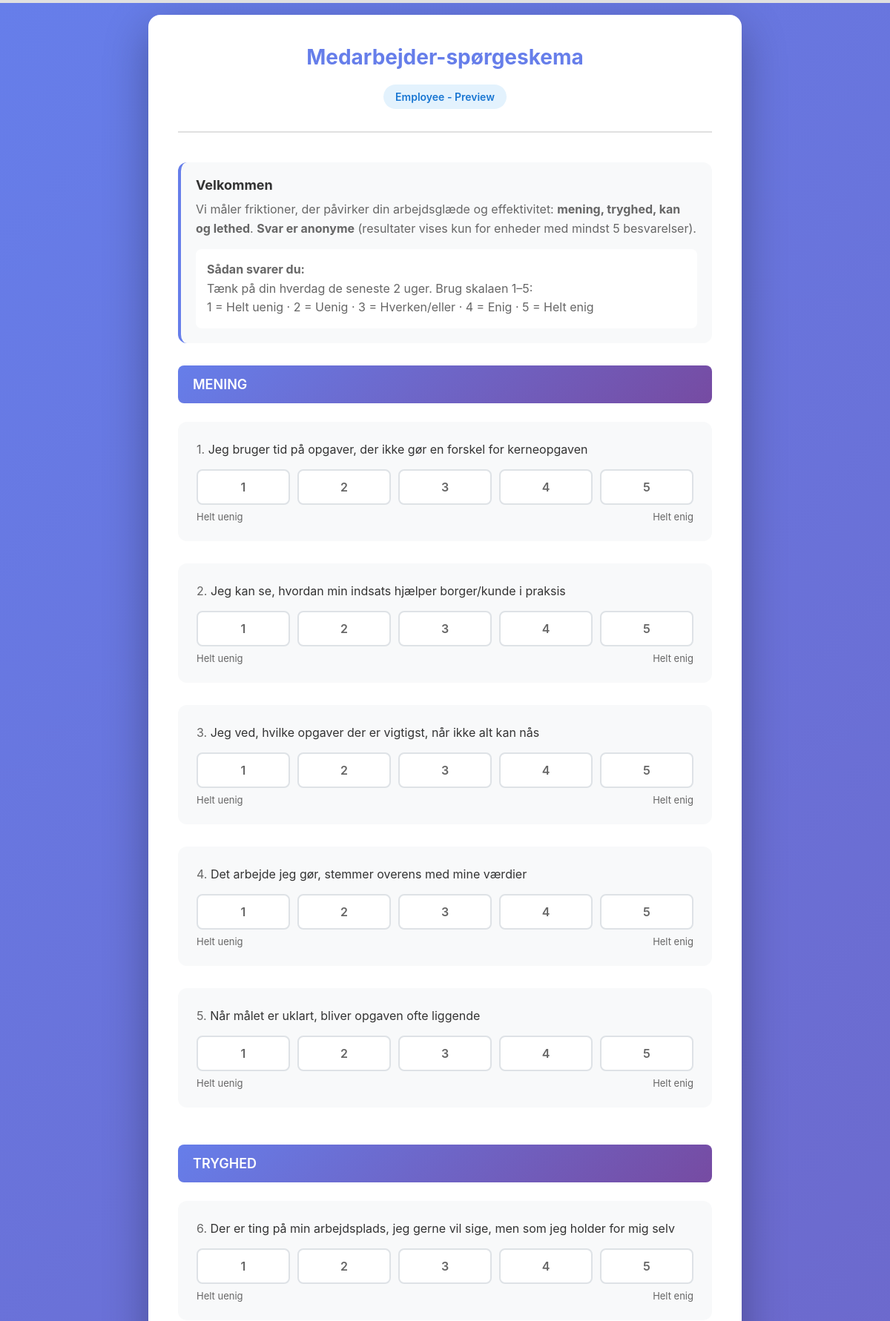
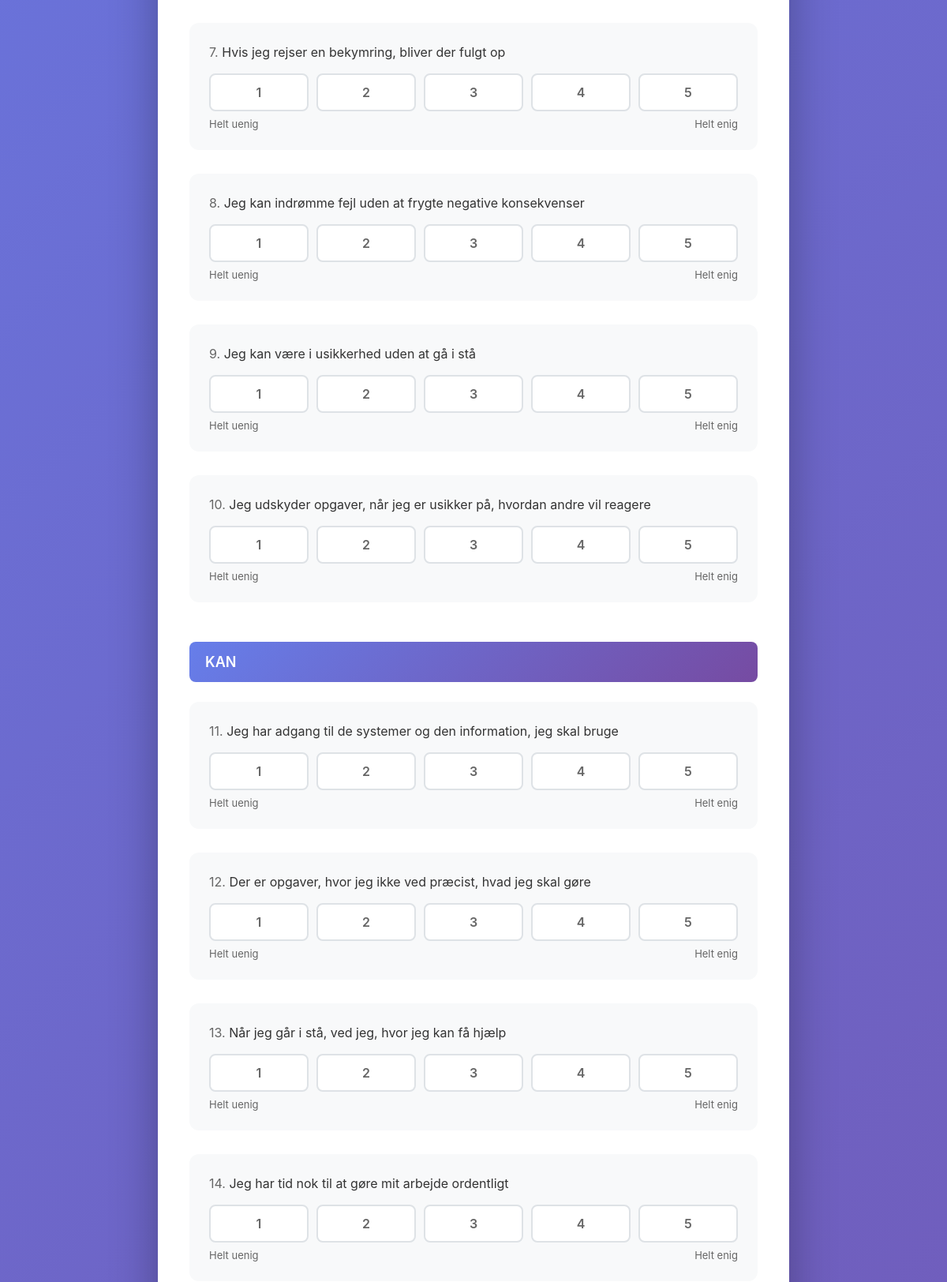
The app's page /survey/preview (upper part) with its own data (2 pictures, top to bottom).
### tables this page shows
CREATE TABLE questions (
                id INTEGER PRIMARY KEY AUTOINCREMENT,
                field TEXT NOT NULL,
                text_da TEXT NOT NULL,
                reverse_scored INTEGER NOT NULL DEFAULT 0,
                sequence INTEGER NOT NULL,
                is_default INTEGER NOT NULL DEFAULT 1,
                org_unit_id TEXT, text_en TEXT,
                FOREIGN KEY (org_unit_id) REFERENCES organizational_units(id) ON DELETE CASCADE
            );

### admin_app.py (the view)
@app.route('/survey/preview')
def survey_preview():
    respondent_type = request.args.get('type', 'employee')
    questions = get_questions()
    instructions = {
        'employee': {
            'title': 'Medarbejder-spørgeskema',
            'instruction': 'Svar ud fra din egen oplevelse af arbejdet',
            'description': 'Besvar spørgsmålene ærligt baseret på hvordan DU oplever din arbejdssituation.'
        },
        'leader_assess': {
            'title': 'Leder: Vurdering af teamet',
            'instruction': 'Svar IKKE om dig selv, men om hvad du tror dine medarbejdere oplever',
            'description': 'Forestil dig gennemsnitsmedarbejderen i dit team. Hvad ville de svare på disse spørgsmål?'
        },
        'leader_self': {
            'title': 'Leder: Egne friktioner',
            'instruction': 'Svar om dine EGNE friktioner som leder',
            'description': 'Har DU de værktøjer, den tryghed og mening du skal bruge for at lede godt?'
        }
    }
    instr = instructions.get(respondent_type, instructions['employee'])
    return render_template('survey.html',
        token='preview',
        questions=questions,
        respondent_type=respondent_type,
        respondent_name='Preview',
        title=instr['title'],
        instruction=instr['instruction'],
        description=instr['description'],
        is_preview=True
    )

### admin_app.py (called while the page is built)
@app.before_request
def detect_domain():
    host = request.host.split(':')[0].lower()  # Remove port if present
    domain_config = get_domain_config(host)
    if domain_config:
        g.domain_config = domain_config
        if 'language' not in session:
            session['language'] = domain_config.get('default_language', 'da')
        if domain_config.get('customer_id') and 'user' in session:
            if session['user']['role'] in ('admin', 'superadmin') and 'customer_filter' not in session:
                session['customer_filter'] = domain_config['customer_id']
    else:
        g.domain_config = None

@app.context_processor
def inject_domain_config():
    return {
        'domain_config': getattr(g, 'domain_config', None)
    }

@app.context_processor
def inject_translation_helpers():
    return {
        't': t,
        'get_user_language': get_user_language,
        'supported_languages': SUPPORTED_LANGUAGES
    }

### db_hierarchical.py (called while the page is built)
@contextmanager
def get_db():
    conn = sqlite3.connect(DB_PATH, timeout=30.0)
    conn.row_factory = sqlite3.Row
    conn.execute("PRAGMA foreign_keys=ON")
    conn.execute("PRAGMA journal_mode=WAL")
    try:
        yield conn
        conn.commit()
    finally:
        conn.close()

def get_questions():
    with get_db() as conn:
        rows = conn.execute("""
            SELECT id, field, text_da, reverse_scored, sequence
            FROM questions
            WHERE is_default = 1
            ORDER BY sequence
        """).fetchall()
        return [dict(row) for row in rows]

### db_multitenant.py (called while the page is built)
@contextmanager
def get_db():
    conn = sqlite3.connect(DB_PATH)
    conn.row_factory = sqlite3.Row
    conn.execute("PRAGMA foreign_keys=ON")
    try:
        yield conn
        conn.commit()
    finally:
        conn.close()

def get_domain_config(domain: str) -> Optional[Dict]:
    with get_db() as conn:
        row = conn.execute("""
            SELECT d.*, c.name as customer_name
            FROM domains d
            LEFT JOIN customers c ON d.customer_id = c.id
            WHERE d.domain = ? AND d.is_active = 1
        """, (domain.lower(),)).fetchone()
        if row:
            return dict(row)
        return None

### templates/survey.html (shortened to what this page needs)
<!DOCTYPE html>
<html lang="da">
<head>
</head>
<body>
    <div class="container">
        <div class="header">
            <h1>{{ title }}</h1>
            <div class="respondent-badge badge-{{ respondent_type }}">
                {{ respondent_type.replace('_', ' ').title() }}
                {% if respondent_name %}
                 - {{ respondent_name }}
                {% endif %}
            </div>
        </div>
        <div class="instruction">
            <h2>Velkommen</h2>
            <p style="margin-bottom: 15px;">
                Vi måler friktioner, der påvirker din arbejdsglæde og effektivitet: <strong>mening, tryghed, kan og lethed</strong>.
                <strong>Svar er anonyme</strong> (resultater vises kun for enheder med mindst 5 besvarelser).
            </p>
            <p style="background: white; padding: 15px; border-radius: 8px; margin-top: 15px;">
                <strong>Sådan svarer du:</strong><br>
                <span style="color: #666;">Tænk på din hverdag de seneste 2 uger. Brug skalaen 1–5:</span><br>
                <span style="color: #666;">1 = Helt uenig · 2 = Uenig · 3 = Hverken/eller · 4 = Enig · 5 = Helt enig</span>
            </p>
        </div>
        <form method="POST" action="/s/{{ token }}/submit" id="surveyForm">
            {% set field_order = ['MENING', 'TRYGHED', 'KAN', 'BESVÆR'] %}
            {% set questions_by_field = {} %}
            {% for question in questions %}
                {% set _ = questions_by_field.setdefault(question.field, []).append(question) %}
            {% endfor %}
            {% set question_counter = [0] %}
            {% for field in field_order %}
                {% if field in questions_by_field %}
                <div class="question-group">
                    <div class="field-header">
                        {{ field }}
                    </div>
                    {% for question in questions_by_field[field] %}
                        {% set _ = question_counter.append(question_counter.pop() + 1) %}
                        <div class="question" data-question="{{ question.id }}">
                            <div class="question-text">
                                <span class="number">{{ question_counter[0] }}.</span> {{ question.text_da }}
                            </div>
                    <div class="scale">
                        {% for value in [1, 2, 3, 4, 5] %}
                        <div class="scale-option">
                            <label for="q{{ question.id }}_{{ value }}">
                                {{ value }}
                            </label>
                        </div>
                        {% endfor %}
                    </div>
                    <div class="scale-labels">
                        <span>Helt uenig</span>
                        <span>Helt enig</span>
                    </div>
                </div>
                    {% endfor %}
                </div>
                {% endif %}
            {% endfor %}
        </form>
    </div>
</body>
</html>

### templates/survey.html (style rules this page uses)
* { margin: 0; padding: 0; box-sizing: border-box; }
body { font-family: -apple-system, BlinkMacSystemFont, 'Segoe UI', Roboto, sans-serif; background: linear-gradient(135deg, #667eea 0%, #764ba2 100%); min-height: 100vh; padding: 20px; }
.container { max-width: 800px; margin: 0 auto; background: white; border-radius: 16px; box-shadow: 0 20px 60px rgba(0,0,0,0.3); padding: 40px; }
.header { text-align: center; margin-bottom: 40px; padding-bottom: 30px; border-bottom: 2px solid #e0e0e0; }
h1 { color: #667eea; font-size: 28px; margin-bottom: 10px; }
.instruction { background: #f8f9fa; padding: 20px; border-radius: 12px; margin-bottom: 30px; border-left: 4px solid #667eea; }
.instruction h2 { color: #333; font-size: 18px; margin-bottom: 10px; }
.instruction p { color: #666; line-height: 1.6; }
.respondent-badge { display: inline-block; padding: 8px 16px; border-radius: 20px; font-size: 14px; font-weight: 600; margin-top: 10px; }
.badge-employee { background: #e3f2fd; color: #1976d2; }
.question-group { margin-bottom: 50px; }
.field-header { background: linear-gradient(135deg, #667eea 0%, #764ba2 100%); color: white; padding: 15px 20px; border-radius: 8px; margin-bottom: 25px; font-size: 18px; font-weight: 600; }
.question { margin-bottom: 30px; padding: 25px; background: #f8f9fa; border-radius: 12px; transition: all 0.3s; }
.question-text { font-size: 16px; color: #333; margin-bottom: 15px; line-height: 1.5; }
.question-text .number { color: #666; font-weight: normal; }
.scale { display: flex; gap: 10px; align-items: center; }
.scale-option { flex: 1; text-align: center; }
.scale-option label { display: block; padding: 12px; background: white; border: 2px solid #dee2e6; border-radius: 8px; cursor: pointer; transition: all 0.2s; font-weight: 600; color: #666; }
.scale-labels { display: flex; justify-content: space-between; margin-top: 8px; font-size: 13px; color: #666; }

### records on screen
questions: question_counter "1", text_da "Jeg bruger tid på opgaver, der ikke gør en forskel for kerneopgaven", 5 "1" "2" "3" "4" "5"
questions: sequence "2", text_da "Jeg kan se, hvordan min indsats hjælper borger/kunde i praksis", 5 "1" "2" "3" "4" "5"
questions: sequence "3", text_da "Jeg ved, hvilke opgaver der er vigtigst, når ikke alt kan nås", 5 "1" "2" "3" "4" "5"
questions: sequence "4", text_da "Det arbejde jeg gør, stemmer overens med mine værdier", 5 "1" "2" "3" "4" "5"
questions: sequence "5", text_da "Når målet er uklart, bliver opgaven ofte liggende", 5 "1" "2" "3" "4" "5"
questions: sequence "6", text_da "Der er ting på min arbejdsplads, jeg gerne vil sige, men som jeg holder for mig selv", 5 "1" "2" "3" "4" "5"
questions: sequence "7", text_da "Hvis jeg rejser en bekymring, bliver der fulgt op", 5 "1" "2" "3" "4" "5"
questions: sequence "8", text_da "Jeg kan indrømme fejl uden at frygte negative konsekvenser", 5 "1" "2" "3" "4" "5"
questions: sequence "9", text_da "Jeg kan være i usikkerhed uden at gå i stå", 5 "1" "2" "3" "4" "5"
questions: sequence "10", text_da "Jeg udskyder opgaver, når jeg er usikker på, hvordan andre vil reagere", 5 "1" "2" "3" "4" "5"
questions: sequence "11", text_da "Jeg har adgang til de systemer og den information, jeg skal bruge", 5 "1" "2" "3" "4" "5"
questions: sequence "12", text_da "Der er opgaver, hvor jeg ikke ved præcist, hvad jeg skal gøre", 5 "1" "2" "3" "4" "5"
questions: sequence "13", text_da "Når jeg går i stå, ved jeg, hvor jeg kan få hjælp", 5 "1" "2" "3" "4" "5"
questions: sequence "14", text_da "Jeg har tid nok til at gøre mit arbejde ordentligt", 5 "1" "2" "3" "4" "5"

### other values on screen
{{ title }} "Medarbejder-spørgeskema"
{{ respondent_type.replace('_', ' ').title() }} "Employee"
{{ respondent_name }} "Preview"
{{ field }} "MENING" "TRYGHED" "KAN"
